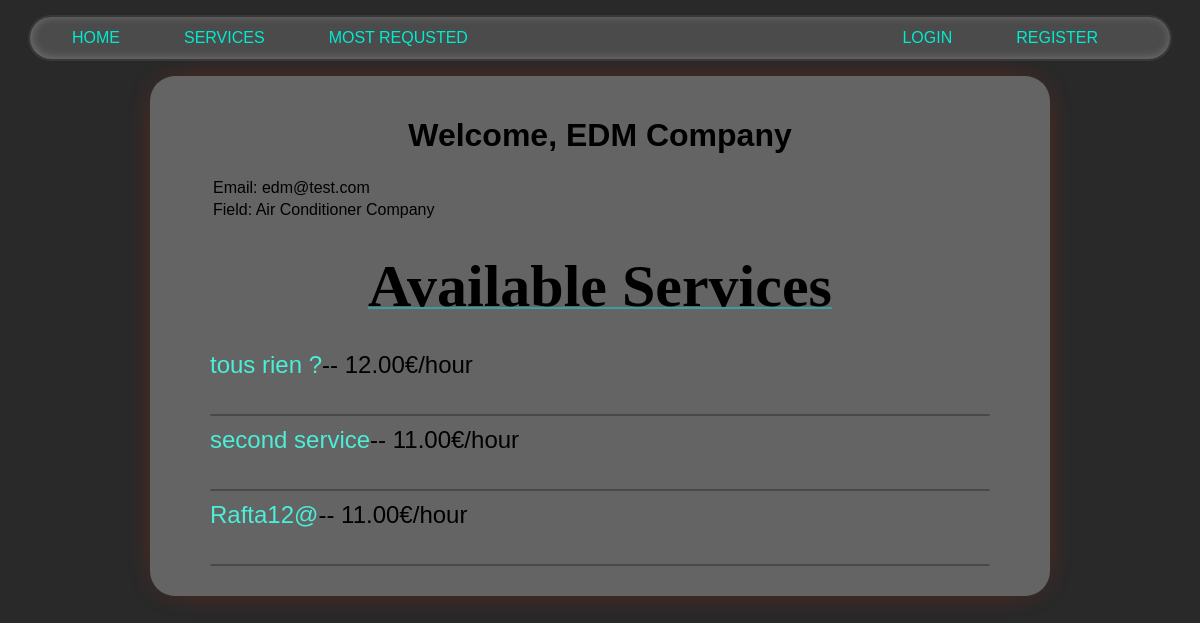
The app's page /company/EDM, older data.
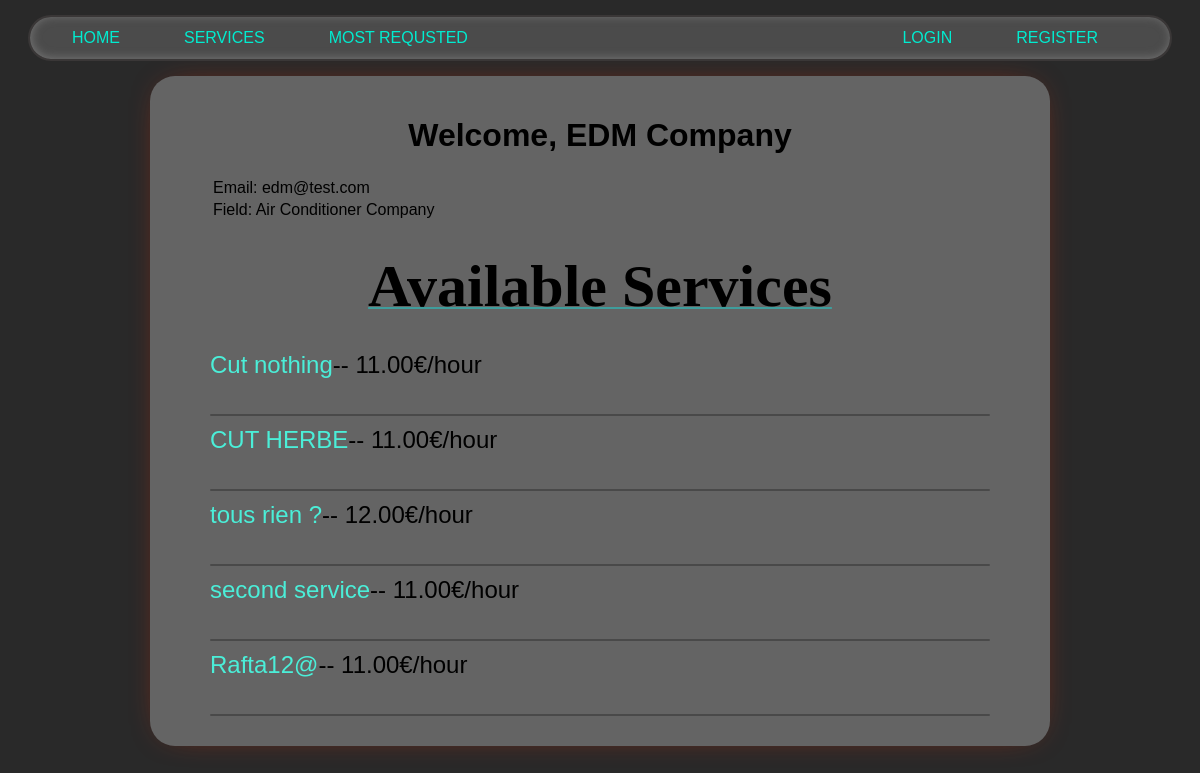
The same page, newer data.
### services/models.py (models this page shows, shortened)
class Service(models.Model):
    company = models.ForeignKey(Company, on_delete=models.CASCADE)
    name = models.CharField(max_length=40)
    description = models.TextField()
    price_hour = models.DecimalField(decimal_places=2, max_digits=100)
    rating = models.IntegerField(validators=[MinValueValidator(
        0), MaxValueValidator(5)], default=0)
    choices = FIELD_CHOICE
    field = models.CharField(max_length=30, blank=False,
                             null=False, choices=choices)
    date = models.DateTimeField(auto_now=True, null=False)
    nb_request=models.IntegerField(default=1, null=False)

### netfix/views.py (the view)
# urls.py: path('company/<slug:name>', v.company_profile, name='company_profile'),
def company_profile(request, name):
    user = User.objects.get(username=name)
    services = Service.objects.filter(
        company=Company.objects.get(user=user)).order_by("-date")
    return render(request, 'users/profile.html', {'user': user, 'services': services})

### users/templates/users/profile.html (shortened to what this page needs)
{% extends 'main/base.html' %}
{% block content %}
    {% if user.is_customer %}
    <h1 style align='center'>Welcome, {{ user.username }}</h1>
    <table><thead>
        <tr>
            <td>Age: {{users.birth}} </td>
        </tr></thead>
    <tbody>
        <tr>
            <td>Email: {{ user.email }}</td>
        </tr>
    </tbody>
    </table>
    {% else %}
    <h1 align="center">Welcome, {{ user.username }} Company</h1>
    <table><thead>
        <tr>
            <td>Email: {{ user.email }}</td>
        </tr></thead>
    <tbody>
        <tr>
            <td>Field: {{user.company.field}} Company</td>
        </tr>
    </tbody>
    </table>
       {% endif %}
    {% if 'customer' in request.path %}
        <p class="title">Previous Requested Services</p>
    {% else %}
        <p class="title">Available Services</p>
    {% endif %}
    {% if user.is_customer %}
        {% for service in sh %}
        <div style="font-family: Arial, sans-serif; line-height: 1.6; margin: 20px;">
            <h2 style="color: #4CAF50;">Payment Confirmation and Thank You for Using Our Services</h2>
            <p>Dear <strong>{{service.name}}</strong>,</p>
            <p>
                We sincerely thank you for choosing our services. We are pleased to confirm that the payment
                for the service "<strong>{{service.job_name}}</strong>" has been successfully received and processed.
            </p>
            <h3>Service Details:</h3>
            <ul>
                <li><strong>Service Rendered:</strong> {{service.custom_field}}</li>
                <li><strong>Amount Paid:</strong> {{service.salary}}€</li>
                <li><strong>Payment Date:</strong> {{service.request_date}}</li>
                <li><strong>Payment Method:</strong> Credit card</li>
            </ul>
            <p>
                We hope our service met your expectations. If you have any questions or need further assistance,
                please feel free to contact us at  <a href="mailto:rafta74@gmail.com">rafta74@gmail.com</a> | or
                call us at <strong>06 12 34 56 78</strong>.
            </p>
            <p>Thank you again for your trust. We look forward to serving you in the future.</p>
        </div>
        <hr style="border: 1px solid #ddd; margin-top: 20px;">
        {% endfor %}
    {% else %}
        {% for service in services %}
        <div class="list_services_profile">
            <a href="/services/{{service.id}}">{{service.name}}</a>-- {{service.price_hour}}€/hour
            <div class="line"></div>
        </div>
        {% endfor %}
    {% endif %}
{% endblock %}

Row changes from the older to the newer data that the page shows:
added Service: name "Cut nothing", price_hour "11.00"
added Service: name "CUT HERBE", price_hour "11.00"
